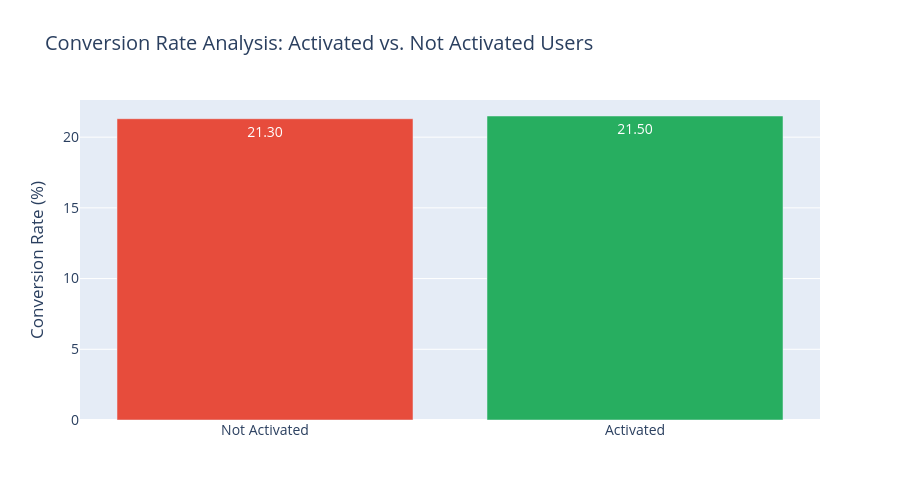

Notebook source saved alongside this figure:
### Code cell
import plotly.express as px

# 1. Prepare your summary data
# This creates a small table with the conversion rate per activation status
plot_data = trial_goals.groupby('activated')['converted'].mean().reset_index()

# 2. Add human-readable labels and percentages
plot_data['status'] = plot_data['activated'].map({1: 'Activated', 0: 'Not Activated'})
plot_data['Conversion Rate (%)'] = plot_data['converted'] * 100

# 3. Create the Interactive Plotly Bar Chart
fig = px.bar(
    plot_data, 
    x='status', 
    y='Conversion Rate (%)',
    color='status', # Differentiate groups by color
    title='Conversion Rate Analysis: Activated vs. Not Activated Users',
    text_auto='.2f', # Show data labels on top of bars
    labels={'status': 'Activation Status', 'Conversion Rate (%)': 'Avg. Conversion Rate (%)'},
    color_discrete_map={'Activated': '#27ae60', 'Not Activated': '#e74c3c'} # Professional Green/Red
)

# 4. Enhance the layout
fig.update_layout(
    showlegend=False,
    xaxis_title=None,
    yaxis_title="Conversion Rate (%)",
    height=500,
    font=dict(size=14)
)

# 5. Display the interactive plot (In a notebook, use fig.show())
fig.show()

### Figure 1 — Plotly figure (JSON) as saved in the notebook; plotly's stock layout.template omitted (floating-point values rounded to 4 significant figures)
{"data": [{"hovertemplate": "Activation Status=%{x}<br>Avg. Conversion Rate (%)=%{y}<extra></extra>", "legendgroup": "Not Activated", "marker": {"color": "#e74c3c", "pattern": {"shape": ""}}, "name": "Not Activated", "orientation": "v", "showlegend": true, "textposition": "auto", "texttemplate": "%{y:.2f}", "type": "bar", "x": ["Not Activated"], "xaxis": "x", "y": [21.3], "yaxis": "y"}, {"hovertemplate": "Activation Status=%{x}<br>Avg. Conversion Rate (%)=%{y}<extra></extra>", "legendgroup": "Activated", "marker": {"color": "#27ae60", "pattern": {"shape": ""}}, "name": "Activated", "orientation": "v", "showlegend": true, "textposition": "auto", "texttemplate": "%{y:.2f}", "type": "bar", "x": ["Activated"], "xaxis": "x", "y": [21.5], "yaxis": "y"}], "layout": {"barmode": "relative", "font": {"size": 14}, "height": 500, "legend": {"title": {"text": "Activation Status"}, "tracegroupgap": 0}, "showlegend": false, "title": {"text": "Conversion Rate Analysis: Activated vs. Not Activated Users"}, "xaxis": {"anchor": "y", "categoryarray": ["Not Activated", "Activated"], "categoryorder": "array", "domain": [0, 1], "title": {}}, "yaxis": {"anchor": "x", "domain": [0, 1], "title": {"text": "Conversion Rate (%)"}}}}
